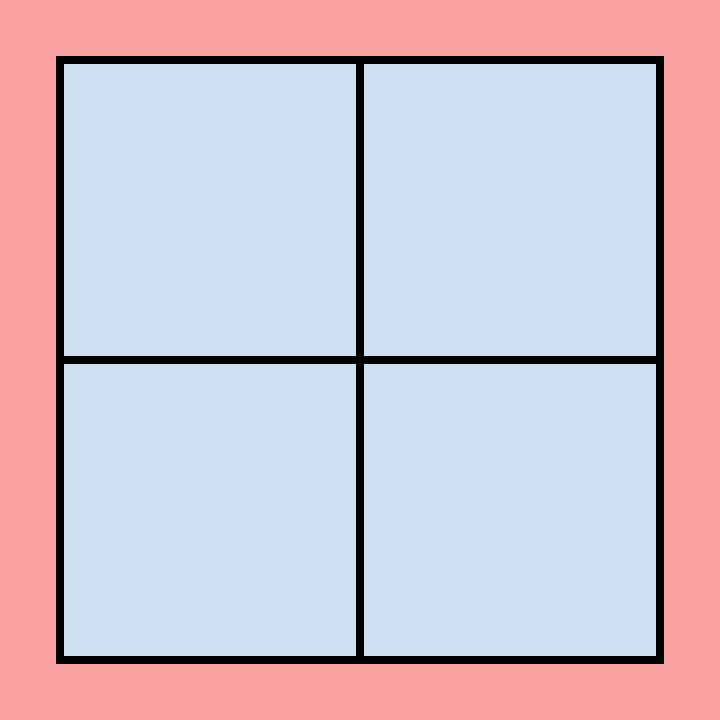
Frame 1 (no input)
Frame 60 (no input): identical to frame 1, image omitted
Frame 120 (the mouse pressed at the canvas centre since frame 60): identical to frame 1, image omitted

The p5.js sketch that drew this single still picture (run headless with seeded random() and noise() and a simulated clock; from frame 60 on, the mouse is pressed at the canvas centre):

// p5.js sketch
// ── sketch.js
function setup() {//runs once
createCanvas (720,720);//creates a canvas that is 720 pixels
background (249,160,160);
}

function draw() {//runs in a loop
fill(207,223,242);//fills grid RGB color
strokeWeight (8);//assigns stroke weight
translate (60,60); //creates a new origin point (60,60)

for (var y = 0; y < 600; y = y +300 ){
for (var x = 0; x < 600; x = x + 300) {
  quad(x,y,
        x + 300,y,
        x + 300,y + 300,
        x,y + 300);
}
}

}
